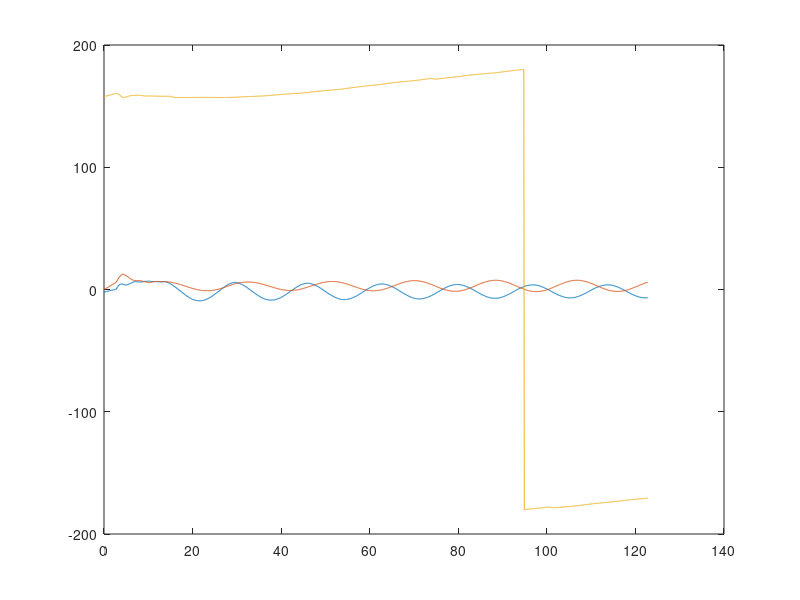

MATLAB code for this plot: (Note: this script raises an error after producing the figure.)
clc; clear
load("passive_verification3.mat")
% load("manual_balance_tumbling.mat")
%{
passive verification 1-3 contain tumbling data after all 10 passive runs,
all with varying initial conditions
    1. roll = 6.5, pitch = -6.5
    2. probably dont use
    3. roll+pitch = 6

should be compared to manaual balance tumbling

%}

J = [1.298  -0.014 0.004;
      -0.014  1.025  0.008;
       0.004  0.008 1.243];

sampleRate = 10;
sampleTime = 1/sampleRate;

numFrames = size(capturedFrames,2);
t = linspace(0,(numFrames-1)*sampleTime,numFrames);

eulerAngles = zeros(numFrames,3);
bodyRates = zeros(numFrames,3);
stepperPos = zeros(numFrames,2);


%
% unpacking data...
for i = 1:numFrames % <---  REMEMBER TO INCLUDE/NOT INCLUDE RW WHEEL DATA HERE!!
    currentFrame = capturedFrames(:,i)';
    
    roll = typecast(currentFrame(2:5),'single');
    pitch = typecast(currentFrame(6:9),'single');
    yaw = typecast(currentFrame(10:13),'single');
    
    omega_x = typecast(currentFrame(14:17),'single');
    omega_y = typecast(currentFrame(18:21),'single');
    omega_z = typecast(currentFrame(22:25),'single');
    
    pos_x = typecast(currentFrame(26:29),'int32');
    pos_y = typecast(currentFrame(30:33),'int32');

    eulerAngles(i,:) = [roll pitch yaw];
    bodyRates(i,:) = [omega_x omega_y omega_z];
    stepperPos(i,:) = [pos_x pos_y];
end


%% FIND GOOD STARTING POINT AND SAVE KE
figure
plot(t,eulerAngles)

t_start = 14;
start_idx = find(t > t_start, 1, 'first');
t_0 = t(start_idx);

t_plt = t(start_idx:end)-t_0;
eulerAngles_plt = deg2rad(eulerAngles(start_idx:end,1:3));
bodyRates_plt = bodyRates(start_idx:end,1:3);


n = length(t_plt);
KE = zeros(n,1);
for i = 1:n
    omega = bodyRates_plt(i,:)';
    KE(i) = (1/2)*omega'*J*omega;
end

save("passive_KE.mat","KE","t_plt")

%% SAVE TORQUE
vel_x = bodyRates_plt(:,1);
vel_y = bodyRates_plt(:,2);
vel_z = bodyRates_plt(:,3);

% Design a FIR filter to differentiate --------------------------------
% figure
% pwelch(vel_x,[],[],[],sampleRate) 

Fpass = 0.05;
Fstop = 0.3;
Fs = sampleRate;

d = designfilt('differentiatorfir', ...
    'PassbandFrequency', Fpass, ...
    'StopbandFrequency', Fstop, ...
    'FilterOrder',100, ... 
    'SampleRate', Fs);

accel_x = filter(d,vel_x)/sampleTime;
accel_y = filter(d,vel_y)/sampleTime;
accel_z = filter(d,vel_z)/sampleTime;

gd = round(mean(grpdelay(d)));     % constant group delay for linear-phase FIR
t_al = t_plt(1:end-gd);
vel_x_al   = vel_x(1:end-gd);
vel_y_al   = vel_y(1:end-gd);
vel_z_al   = vel_z(1:end-gd);
accel_x_al = accel_x(1+gd:end);
accel_y_al = accel_y(1+gd:end);
accel_z_al = accel_z(1+gd:end);

figure; hold on; grid on
yline(0)
plot(t_al, vel_x_al);
plot(t_al, accel_x_al);
legend("velocity","acceleration"); 
xlabel('Time (s)')
title("pick good t_start for saving torque")

torque = zeros(length(t_al),3);
torque_norm = zeros(length(t_al),1);
for i = 1:length(t_al)
    omega_dot = [accel_x_al(i), accel_y_al(i), accel_z_al(i)]';
    omega = [vel_x_al(i), vel_y_al(i), vel_z_al(i)]';
    torque(i,:) = J*omega_dot + cross(omega,J*omega);
    torque_norm(i) = norm(torque(i,:));
end

t_start = 5.4;
start_idx = find(t_al > t_start, 1, 'first');
t_0 = t_al(start_idx);

t_al = t_al(start_idx:end)-t_0;
torque = torque(start_idx:end,:);
torque_norm = torque(start_idx:end);
figure; hold on; grid on
yline(0)
plot(t_al, torque);
t_plt = t(start_idx:end)-t_0;
title("Torque")
save("passive_torque.mat","t_al","torque_norm")


%% PLOT RESUTLS
f = gen_single_fig;
load("manual_balance_KE.mat");
plot(t_plt,KE,'LineWidth',1.5)
disp("Mean KE for manual: " + mean(KE))
hold on

load("hybrid_4_KE.mat");
plot(t_plt,KE,'LineWidth',1.5)

grid on
fontsize(13,'points')
xlabel("Time [s]")
ylabel("Kinetic Energy [J]")
legend("Manual Balancing","PID Balancing")
exportgraphics(f,'C:\Users\camer\OneDrive\Desktop\CZ_Thesis_Latex\plots\hardware_verification_KE.pdf','ContentType','vector');        % axes only
